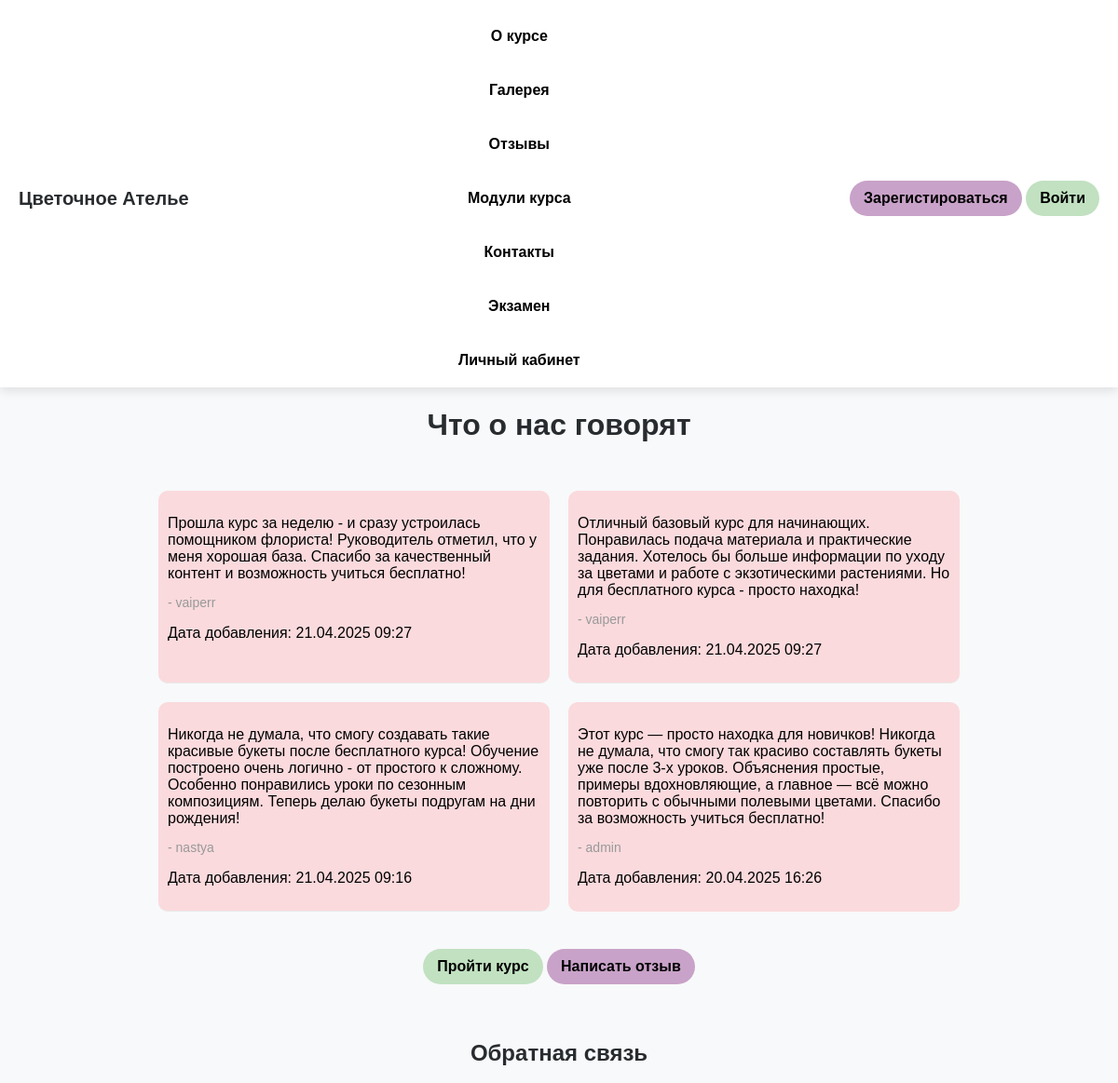
/reviews/ (upper part), run on an earlier commit of the app's database.
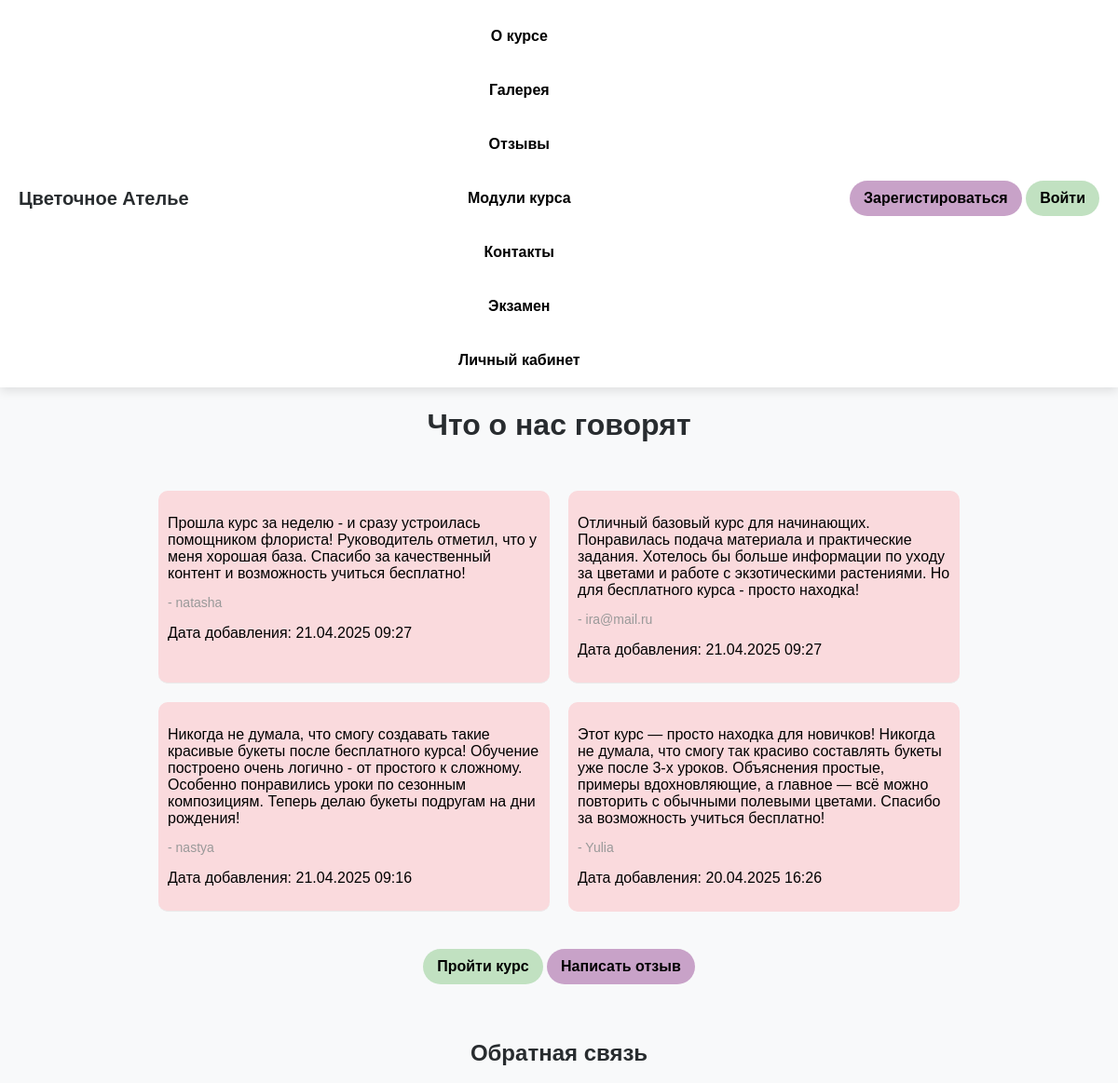
And on a later commit of the database.
### main/models.py (models this page shows, shortened)
class Review(models.Model):
    author = models.ForeignKey(settings.AUTH_USER_MODEL, on_delete=models.CASCADE, verbose_name="Автор")
    text = models.TextField(verbose_name="Текст отзыва")
    created_at = models.DateTimeField(auto_now_add=True, verbose_name="Дата создания")
    class Meta:
        verbose_name = "Отзыв"
        verbose_name_plural = "Отзывы"

### users/models.py (models this page shows, shortened)
class User(AbstractUser):
    avatar = models.ImageField(upload_to='avatars/', default='avatars/default.png')
    email = models.EmailField(verbose_name='Электронная почта', unique=True)

### main/views.py (the view)
# urls.py: path('reviews/', views.reviews, name='reviews'),
def reviews(request):
    latest_reviews = Review.objects.all().order_by('-created_at')[:5]
    context = {
        'title': 'Отзывы',
        'latest_reviews': latest_reviews,
    }
    return render(request, 'main/reviews.html', context)

### main/templates/main/reviews.html (shortened to what this page needs)
{% extends "base.html" %}
{% load static %}
{% block css_reviews %}
<link rel="stylesheet" href="{% static 'deps/css/reviews.css' %}">
{% endblock css_reviews%}
{% block reviews %}
<h1>Что о нас говорят</h1>
<section class="reviews">
    {% for review in latest_reviews %}
        <div class="review">
            <p class="review-text">{{ review.text }}</p>
            <p class="review-author">- {{ review.author.username }}</p>
            <p class="review-date">Дата добавления: {{ review.created_at|date:"d.m.Y H:i" }}</p>
        </div>
    {% endfor %}
</section>
<div class="rew_btn">
    <a href="{% url 'module_list' %}" class="btn btn-green">Пройти курс</a>
    <a href="{%url "users:login" %}"class="btn btn-purple">Написать отзыв</a>
</div>
{% endblock %}
    {%block feedback%}
      <section class="feedback-section" id="section1">
        <div class="feedback-container">
            <h2>Обратная связь</h2>
        </div>
    </section>
{%endblock%}

What changed in the data, as far as the page shows it:
changed Review: author.username "vaiperr" → "natasha"
changed Review: author.username "vaiperr" → "ira@mail.ru"
changed Review: author.username "admin" → "Yulia"
